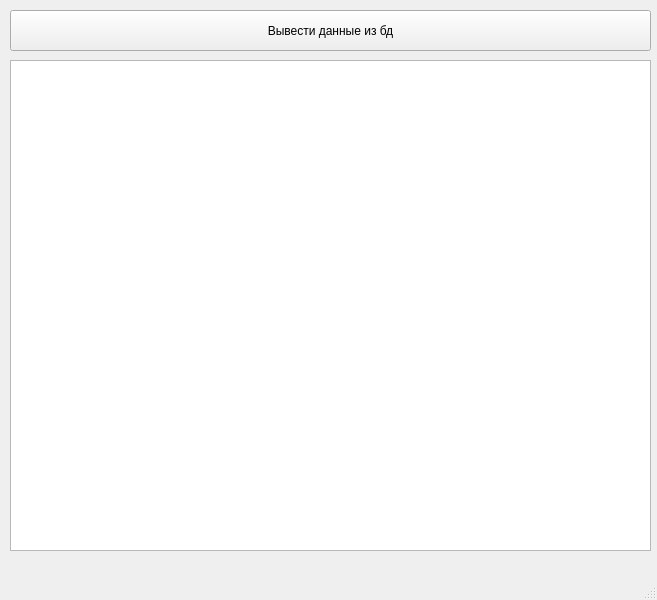
<?xml version="1.0" encoding="UTF-8"?>
<ui version="4.0">
 <class>MainWindow</class>
 <widget class="QMainWindow" name="MainWindow">
  <property name="geometry">
   <rect>
    <x>0</x>
    <y>0</y>
    <width>657</width>
    <height>600</height>
   </rect>
  </property>
  <property name="windowTitle">
   <string>MainWindow</string>
  </property>
  <widget class="QWidget" name="centralwidget">
   <widget class="QPushButton" name="btn">
    <property name="geometry">
     <rect>
      <x>10</x>
      <y>10</y>
      <width>641</width>
      <height>41</height>
     </rect>
    </property>
    <property name="text">
     <string>Вывести данные из бд</string>
    </property>
   </widget>
   <widget class="QListWidget" name="lst">
    <property name="geometry">
     <rect>
      <x>10</x>
      <y>60</y>
      <width>641</width>
      <height>491</height>
     </rect>
    </property>
   </widget>
  </widget>
  <widget class="QMenuBar" name="menubar">
   <property name="geometry">
    <rect>
     <x>0</x>
     <y>0</y>
     <width>657</width>
     <height>22</height>
    </rect>
   </property>
  </widget>
  <widget class="QStatusBar" name="statusbar"/>
 </widget>
 <resources/>
 <connections/>
</ui>
